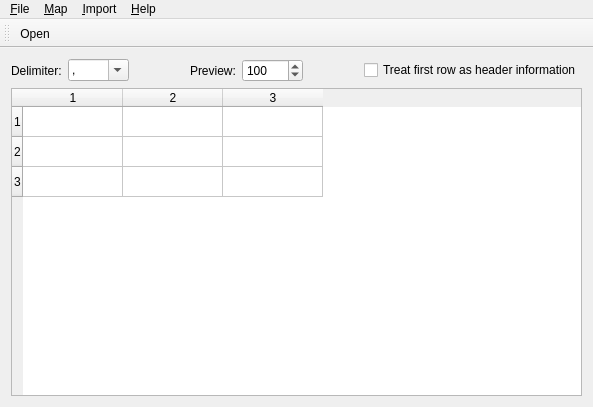
<?xml version="1.0" encoding="UTF-8"?>
<ui version="4.0">
 <class>CSVToolWindow</class>
 <widget class="QMainWindow" name="CSVToolWindow">
  <property name="geometry">
   <rect>
    <x>0</x>
    <y>0</y>
    <width>593</width>
    <height>407</height>
   </rect>
  </property>
  <property name="windowTitle">
   <string>CSV Tool</string>
  </property>
  <widget class="QWidget" name="widget">
   <layout class="QGridLayout" name="gridLayout">
    <item row="0" column="0">
     <widget class="QLabel" name="_delimLit">
      <property name="text">
       <string>Delimiter:</string>
      </property>
     </widget>
    </item>
    <item row="0" column="1">
     <widget class="QComboBox" name="_delim">
      <property name="editable">
       <bool>true</bool>
      </property>
      <item>
       <property name="text">
        <string notr="true">,</string>
       </property>
      </item>
      <item>
       <property name="text">
        <string notr="true">.</string>
       </property>
      </item>
      <item>
       <property name="text">
        <string notr="true">{ tab }</string>
       </property>
      </item>
      <item>
       <property name="text">
        <string>|</string>
       </property>
      </item>
      <item>
       <property name="text">
        <string>;</string>
       </property>
      </item>
      <item>
       <property name="text">
        <string>:</string>
       </property>
      </item>
     </widget>
    </item>
    <item row="0" column="6">
     <widget class="QCheckBox" name="_firstRowHeader">
      <property name="text">
       <string>Treat first row as header information</string>
      </property>
     </widget>
    </item>
    <item row="1" column="0" colspan="7">
     <widget class="QTableWidget" name="_table">
      <row>
       <property name="text">
        <string>1</string>
       </property>
      </row>
      <row>
       <property name="text">
        <string>2</string>
       </property>
      </row>
      <row>
       <property name="text">
        <string>3</string>
       </property>
      </row>
      <column>
       <property name="text">
        <string>1</string>
       </property>
      </column>
      <column>
       <property name="text">
        <string>2</string>
       </property>
      </column>
      <column>
       <property name="text">
        <string>3</string>
       </property>
      </column>
     </widget>
    </item>
    <item row="0" column="5">
     <spacer name="horizontalSpacer">
      <property name="orientation">
       <enum>Qt::Horizontal</enum>
      </property>
      <property name="sizeHint" stdset="0">
       <size>
        <width>40</width>
        <height>20</height>
       </size>
      </property>
     </spacer>
    </item>
    <item row="0" column="4">
     <widget class="QSpinBox" name="_preview">
      <property name="specialValueText">
       <string>All</string>
      </property>
      <property name="maximum">
       <number>10000</number>
      </property>
      <property name="value">
       <number>100</number>
      </property>
     </widget>
    </item>
    <item row="0" column="3">
     <widget class="QLabel" name="_previewLit">
      <property name="text">
       <string>Preview:</string>
      </property>
     </widget>
    </item>
    <item row="0" column="2">
     <spacer name="horizontalSpacer_2">
      <property name="orientation">
       <enum>Qt::Horizontal</enum>
      </property>
      <property name="sizeHint" stdset="0">
       <size>
        <width>40</width>
        <height>20</height>
       </size>
      </property>
     </spacer>
    </item>
   </layout>
  </widget>
  <widget class="QToolBar" name="toolBar">
   <attribute name="toolBarArea">
    <enum>TopToolBarArea</enum>
   </attribute>
   <attribute name="toolBarBreak">
    <bool>false</bool>
   </attribute>
   <addaction name="fileOpenAction"/>
  </widget>
  <widget class="QMenuBar" name="MenuBar">
   <property name="geometry">
    <rect>
     <x>0</x>
     <y>0</y>
     <width>593</width>
     <height>22</height>
    </rect>
   </property>
   <widget class="QMenu" name="fileMenu">
    <property name="title">
     <string>&amp;File</string>
    </property>
    <addaction name="fileNewAction"/>
    <addaction name="fileOpenAction"/>
    <addaction name="fileSaveAction"/>
    <addaction name="fileSaveAsAction"/>
    <addaction name="separator"/>
    <addaction name="filePrintAction"/>
    <addaction name="separator"/>
    <addaction name="fileExitAction"/>
   </widget>
   <widget class="QMenu" name="mapMenu">
    <property name="title">
     <string>&amp;Map</string>
    </property>
    <addaction name="mapEditAction"/>
   </widget>
   <widget class="QMenu" name="importMenu">
    <property name="title">
     <string>&amp;Import</string>
    </property>
    <addaction name="importStartAction"/>
    <addaction name="importView_LogAction"/>
   </widget>
   <widget class="QMenu" name="helpMenu">
    <property name="title">
     <string>&amp;Help</string>
    </property>
    <addaction name="helpContentsAction"/>
    <addaction name="helpIndexAction"/>
    <addaction name="separator"/>
    <addaction name="helpAboutAction"/>
   </widget>
   <addaction name="fileMenu"/>
   <addaction name="mapMenu"/>
   <addaction name="importMenu"/>
   <addaction name="helpMenu"/>
  </widget>
  <action name="fileNewAction">
   <property name="icon">
    <iconset>
     <normaloff>:/images/new.png</normaloff>:/images/new.png</iconset>
   </property>
   <property name="text">
    <string>&amp;New</string>
   </property>
   <property name="iconText">
    <string>New</string>
   </property>
   <property name="shortcut">
    <string>Ctrl+N</string>
   </property>
   <property name="name" stdset="0">
    <cstring>fileNewAction</cstring>
   </property>
  </action>
  <action name="fileOpenAction">
   <property name="icon">
    <iconset>
     <normaloff>:/images/openfile.png</normaloff>:/images/openfile.png</iconset>
   </property>
   <property name="text">
    <string>&amp;Open CSV...</string>
   </property>
   <property name="iconText">
    <string>Open</string>
   </property>
   <property name="toolTip">
    <string>Open CSV file</string>
   </property>
   <property name="shortcut">
    <string>Ctrl+O</string>
   </property>
   <property name="name" stdset="0">
    <cstring>fileOpenAction</cstring>
   </property>
  </action>
  <action name="fileSaveAction">
   <property name="icon">
    <iconset>
     <normaloff>:/images/save.png</normaloff>:/images/save.png</iconset>
   </property>
   <property name="text">
    <string>&amp;Save</string>
   </property>
   <property name="iconText">
    <string>Save</string>
   </property>
   <property name="shortcut">
    <string>Ctrl+S</string>
   </property>
   <property name="name" stdset="0">
    <cstring>fileSaveAction</cstring>
   </property>
  </action>
  <action name="fileSaveAsAction">
   <property name="text">
    <string>Save &amp;As...</string>
   </property>
   <property name="iconText">
    <string>Save As</string>
   </property>
   <property name="shortcut">
    <string/>
   </property>
   <property name="name" stdset="0">
    <cstring>fileSaveAsAction</cstring>
   </property>
  </action>
  <action name="filePrintAction">
   <property name="icon">
    <iconset>
     <normaloff>image3</normaloff>image3</iconset>
   </property>
   <property name="text">
    <string>&amp;Print...</string>
   </property>
   <property name="iconText">
    <string>Print</string>
   </property>
   <property name="shortcut">
    <string>Ctrl+P</string>
   </property>
   <property name="name" stdset="0">
    <cstring>filePrintAction</cstring>
   </property>
  </action>
  <action name="fileExitAction">
   <property name="text">
    <string>E&amp;xit</string>
   </property>
   <property name="iconText">
    <string>Exit</string>
   </property>
   <property name="shortcut">
    <string/>
   </property>
   <property name="name" stdset="0">
    <cstring>fileExitAction</cstring>
   </property>
  </action>
  <action name="helpContentsAction">
   <property name="text">
    <string>&amp;Contents...</string>
   </property>
   <property name="iconText">
    <string>Contents</string>
   </property>
   <property name="shortcut">
    <string/>
   </property>
   <property name="name" stdset="0">
    <cstring>helpContentsAction</cstring>
   </property>
  </action>
  <action name="helpIndexAction">
   <property name="text">
    <string>&amp;Index...</string>
   </property>
   <property name="iconText">
    <string>Index</string>
   </property>
   <property name="shortcut">
    <string/>
   </property>
   <property name="name" stdset="0">
    <cstring>helpIndexAction</cstring>
   </property>
  </action>
  <action name="helpAboutAction">
   <property name="text">
    <string>&amp;About</string>
   </property>
   <property name="iconText">
    <string>About</string>
   </property>
   <property name="shortcut">
    <string/>
   </property>
   <property name="name" stdset="0">
    <cstring>helpAboutAction</cstring>
   </property>
  </action>
  <action name="mapEditAction">
   <property name="iconText">
    <string>Edit</string>
   </property>
   <property name="shortcut">
    <string>Ctrl+E</string>
   </property>
   <property name="name" stdset="0">
    <cstring>mapEditAction</cstring>
   </property>
  </action>
  <action name="importStartAction">
   <property name="iconText">
    <string>Start...</string>
   </property>
   <property name="shortcut">
    <string>Ctrl+T</string>
   </property>
   <property name="name" stdset="0">
    <cstring>importStartAction</cstring>
   </property>
  </action>
  <action name="importView_LogAction">
   <property name="iconText">
    <string>View Log...</string>
   </property>
   <property name="shortcut">
    <string>Ctrl+L</string>
   </property>
   <property name="name" stdset="0">
    <cstring>importView_LogAction</cstring>
   </property>
  </action>
 </widget>
 <layoutdefault spacing="6" margin="11"/>
 <tabstops>
  <tabstop>_delim</tabstop>
  <tabstop>_preview</tabstop>
  <tabstop>_firstRowHeader</tabstop>
  <tabstop>_table</tabstop>
 </tabstops>
 <resources/>
 <connections>
  <connection>
   <sender>fileNewAction</sender>
   <signal>triggered()</signal>
   <receiver>CSVToolWindow</receiver>
   <slot>fileNew()</slot>
   <hints>
    <hint type="sourcelabel">
     <x>-1</x>
     <y>-1</y>
    </hint>
    <hint type="destinationlabel">
     <x>20</x>
     <y>20</y>
    </hint>
   </hints>
  </connection>
  <connection>
   <sender>fileOpenAction</sender>
   <signal>triggered()</signal>
   <receiver>CSVToolWindow</receiver>
   <slot>fileOpen()</slot>
   <hints>
    <hint type="sourcelabel">
     <x>-1</x>
     <y>-1</y>
    </hint>
    <hint type="destinationlabel">
     <x>20</x>
     <y>20</y>
    </hint>
   </hints>
  </connection>
  <connection>
   <sender>fileSaveAction</sender>
   <signal>triggered()</signal>
   <receiver>CSVToolWindow</receiver>
   <slot>fileSave()</slot>
   <hints>
    <hint type="sourcelabel">
     <x>-1</x>
     <y>-1</y>
    </hint>
    <hint type="destinationlabel">
     <x>20</x>
     <y>20</y>
    </hint>
   </hints>
  </connection>
  <connection>
   <sender>fileSaveAsAction</sender>
   <signal>triggered()</signal>
   <receiver>CSVToolWindow</receiver>
   <slot>fileSaveAs()</slot>
   <hints>
    <hint type="sourcelabel">
     <x>-1</x>
     <y>-1</y>
    </hint>
    <hint type="destinationlabel">
     <x>20</x>
     <y>20</y>
    </hint>
   </hints>
  </connection>
  <connection>
   <sender>filePrintAction</sender>
   <signal>triggered()</signal>
   <receiver>CSVToolWindow</receiver>
   <slot>filePrint()</slot>
   <hints>
    <hint type="sourcelabel">
     <x>-1</x>
     <y>-1</y>
    </hint>
    <hint type="destinationlabel">
     <x>20</x>
     <y>20</y>
    </hint>
   </hints>
  </connection>
  <connection>
   <sender>fileExitAction</sender>
   <signal>triggered()</signal>
   <receiver>CSVToolWindow</receiver>
   <slot>fileExit()</slot>
   <hints>
    <hint type="sourcelabel">
     <x>-1</x>
     <y>-1</y>
    </hint>
    <hint type="destinationlabel">
     <x>20</x>
     <y>20</y>
    </hint>
   </hints>
  </connection>
  <connection>
   <sender>helpIndexAction</sender>
   <signal>triggered()</signal>
   <receiver>CSVToolWindow</receiver>
   <slot>helpIndex()</slot>
   <hints>
    <hint type="sourcelabel">
     <x>-1</x>
     <y>-1</y>
    </hint>
    <hint type="destinationlabel">
     <x>20</x>
     <y>20</y>
    </hint>
   </hints>
  </connection>
  <connection>
   <sender>helpContentsAction</sender>
   <signal>triggered()</signal>
   <receiver>CSVToolWindow</receiver>
   <slot>helpContents()</slot>
   <hints>
    <hint type="sourcelabel">
     <x>-1</x>
     <y>-1</y>
    </hint>
    <hint type="destinationlabel">
     <x>20</x>
     <y>20</y>
    </hint>
   </hints>
  </connection>
  <connection>
   <sender>helpAboutAction</sender>
   <signal>triggered()</signal>
   <receiver>CSVToolWindow</receiver>
   <slot>helpAbout()</slot>
   <hints>
    <hint type="sourcelabel">
     <x>-1</x>
     <y>-1</y>
    </hint>
    <hint type="destinationlabel">
     <x>20</x>
     <y>20</y>
    </hint>
   </hints>
  </connection>
  <connection>
   <sender>mapEditAction</sender>
   <signal>triggered()</signal>
   <receiver>CSVToolWindow</receiver>
   <slot>mapEdit()</slot>
   <hints>
    <hint type="sourcelabel">
     <x>-1</x>
     <y>-1</y>
    </hint>
    <hint type="destinationlabel">
     <x>20</x>
     <y>20</y>
    </hint>
   </hints>
  </connection>
  <connection>
   <sender>_firstRowHeader</sender>
   <signal>toggled(bool)</signal>
   <receiver>CSVToolWindow</receiver>
   <slot>sFirstRowHeader(bool)</slot>
   <hints>
    <hint type="sourcelabel">
     <x>20</x>
     <y>20</y>
    </hint>
    <hint type="destinationlabel">
     <x>20</x>
     <y>20</y>
    </hint>
   </hints>
  </connection>
  <connection>
   <sender>importStartAction</sender>
   <signal>triggered()</signal>
   <receiver>CSVToolWindow</receiver>
   <slot>importStart()</slot>
   <hints>
    <hint type="sourcelabel">
     <x>-1</x>
     <y>-1</y>
    </hint>
    <hint type="destinationlabel">
     <x>20</x>
     <y>20</y>
    </hint>
   </hints>
  </connection>
  <connection>
   <sender>importView_LogAction</sender>
   <signal>triggered()</signal>
   <receiver>CSVToolWindow</receiver>
   <slot>sImportViewLog()</slot>
   <hints>
    <hint type="sourcelabel">
     <x>-1</x>
     <y>-1</y>
    </hint>
    <hint type="destinationlabel">
     <x>20</x>
     <y>20</y>
    </hint>
   </hints>
  </connection>
 </connections>
</ui>
